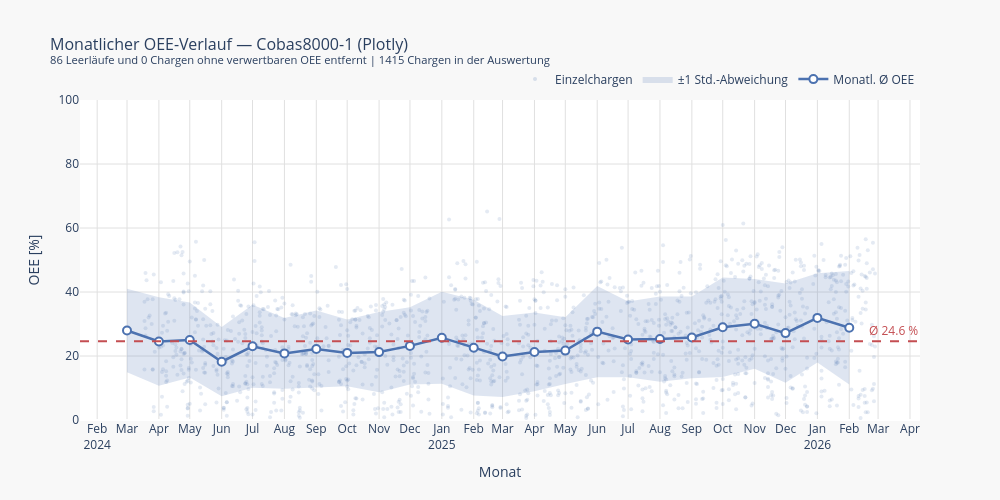

Write notebook code for a chart like this one.
### Markdown cell above
## 3 · Plotly — interaktiv, webbasiert

### Code cell
import plotly.graph_objects as go

# Plotly erzeugt interaktive HTML-Diagramme, die direkt im Notebook rendern.
# Jedes visuelle Element (Scatter, Band, Linie) ist ein eigener "Trace",
# der dem Figure-Objekt hinzugefügt wird. Reihenfolge = Zeichenreihenfolge.

# Hilfsvariablen für die monatlichen Werte
x      = monthly["month_dt"]
y_mean = monthly["mean"]
y_std  = monthly["std"]
y_up   = y_mean + y_std   # obere Bandgrenze
y_lo   = y_mean - y_std   # untere Bandgrenze

fig = go.Figure()

# Trace 1: Einzelchargen im Hintergrund.
# opacity=0.15 macht sie kaum sichtbar, aber beim Hovern über einen Punkt
# erscheinen Datum und exakter OEE-Wert als Tooltip.
fig.add_trace(go.Scatter(
    x=df_line["start"],
    y=df_line["oee_pct"],
    mode="markers",
    name="Einzelchargen",
    marker=dict(color="#4C72B0", size=4, opacity=0.15),
    hovertemplate="Datum: %{x|%Y-%m-%d}<br>OEE: %{y:.1f} %<extra>Einzelcharge</extra>",
))

# Trace 2: ±1σ-Band als geschlossene Fläche.
# Plotly kennt kein fill_between, daher wird der Pfad manuell konstruiert:
# erst von links nach rechts entlang der oberen Grenze, dann rückwärts
# entlang der unteren Grenze – das ergibt eine geschlossene Kurve.
# fill="toself" füllt diese Fläche. Die Linie selbst ist unsichtbar (alpha=0).
fig.add_trace(go.Scatter(
    x=list(x) + list(x[::-1]),
    y=list(y_up) + list(y_lo[::-1]),
    fill="toself",
    fillcolor="rgba(76, 114, 176, 0.18)",
    line=dict(color="rgba(255,255,255,0)"),
    hoverinfo="skip",       # kein Tooltip für die Bandfläche selbst
    showlegend=True,
    name="±1 Std.-Abweichung",
))

# Trace 3: monatliche Mittelwertlinie.
# customdata bündelt Zusatzinfos (σ, Chargenzahl) pro Punkt, die im
# hovertemplate über %{customdata[i]} referenziert werden.
fig.add_trace(go.Scatter(
    x=x,
    y=y_mean,
    mode="lines+markers",
    name="Monatl. Ø OEE",
    line=dict(color="#4C72B0", width=2.5),
    marker=dict(size=8, color="white", line=dict(color="#4C72B0", width=2)),
    hovertemplate=(
        "<b>%{x|%B %Y}</b><br>"
        "Ø OEE: %{y:.1f} %<br>"
        "σ: %{customdata[0]:.1f} %<br>"
        "Chargen: %{customdata[1]}<extra></extra>"
    ),
    customdata=np.column_stack([y_std, monthly["count"]]),
))

# Horizontale Referenzlinie für den Gesamtmittelwert.
# add_hline ist eine Hilfsmethode, die intern ebenfalls einen Shape-Layer erzeugt.
fig.add_hline(
    y=overall_mean,
    line=dict(color="#C44E52", width=2, dash="dash"),
    annotation_text=f"Ø {overall_mean:.1f} %",
    annotation_position="top right",
    annotation_font=dict(color="#C44E52", size=12),
)

# Layout: Achsenbeschriftung, Gitter, Hintergrundfarben.
# hovermode="x unified" zeigt beim Hovern alle Traces an einem X-Wert
# gleichzeitig in einem gemeinsamen Tooltip.
fig.update_layout(
    title=dict(
        text=(
            f"Monatlicher OEE-Verlauf — {LINE_LABEL} (Plotly)<br>"
            f"<sup>{n_zero} Leerläufe und {n_invalid} Chargen ohne verwertbaren OEE entfernt "
            f"| {len(df_line)} Chargen in der Auswertung</sup>"
        ),
        font=dict(size=16),
    ),
    xaxis=dict(
        title="Monat",
        tickformat="%b\n%Y",
        dtick="M1",           # ein Tick pro Monat
        showgrid=True,
        gridcolor="#e0e0e0",
    ),
    yaxis=dict(
        title="OEE [%]",
        range=[0, 100],
        showgrid=True,
        gridcolor="#e0e0e0",
    ),
    legend=dict(orientation="h", yanchor="bottom", y=1.02, xanchor="right", x=1),
    plot_bgcolor="white",
    paper_bgcolor="#f8f8f8",
    width=1000,
    height=500,
    hovermode="x unified",
)


fig.show()

### Figure 1 — Plotly figure (JSON) as saved in the notebook; plotly's stock layout.template omitted (floating-point values rounded to 4 significant figures; data arrays with more than 128 entries replaced by an {"elided": "..."} marker saying what was removed)
{"data": [{"hovertemplate": "Datum: %{x|%Y-%m-%d}<br>OEE: %{y:.1f} %<extra>Einzelcharge</extra>", "marker": {"color": "#4C72B0", "opacity": 0.15, "size": 4}, "mode": "markers", "name": "Einzelchargen", "type": "scatter", "x": {"elided": "1415 str values"}, "y": {"elided": "1415 float values"}}, {"fill": "toself", "fillcolor": "rgba(76, 114, 176, 0.18)", "hoverinfo": "skip", "line": {"color": "rgba(255,255,255,0)"}, "name": "±1 Std.-Abweichung", "showlegend": true, "type": "scatter", "x": ["2024-03-01T00:00:00", "2024-04-01T00:00:00", "2024-05-01T00:00:00", "2024-06-01T00:00:00", "2024-07-01T00:00:00", "2024-08-01T00:00:00", "2024-09-01T00:00:00", "2024-10-01T00:00:00", "2024-11-01T00:00:00", "2024-12-01T00:00:00", "2025-01-01T00:00:00", "2025-02-01T00:00:00", "2025-03-01T00:00:00", "2025-04-01T00:00:00", "2025-05-01T00:00:00", "2025-06-01T00:00:00", "2025-07-01T00:00:00", "2025-08-01T00:00:00", "2025-09-01T00:00:00", "2025-10-01T00:00:00", "2025-11-01T00:00:00", "2025-12-01T00:00:00", "2026-01-01T00:00:00", "2026-02-01T00:00:00", "2026-02-01T00:00:00", "2026-01-01T00:00:00", "2025-12-01T00:00:00", "2025-11-01T00:00:00", "2025-10-01T00:00:00", "2025-09-01T00:00:00", "2025-08-01T00:00:00", "2025-07-01T00:00:00", "2025-06-01T00:00:00", "2025-05-01T00:00:00", "2025-04-01T00:00:00", "2025-03-01T00:00:00", "2025-02-01T00:00:00", "2025-01-01T00:00:00", "2024-12-01T00:00:00", "2024-11-01T00:00:00", "2024-10-01T00:00:00", "2024-09-01T00:00:00", "2024-08-01T00:00:00", "2024-07-01T00:00:00", "2024-06-01T00:00:00", "2024-05-01T00:00:00", "2024-04-01T00:00:00", "2024-03-01T00:00:00"], "y": [41.03, 38.36, 36.69, 29.04, 36.01, 31.86, 34.25, 31.4, 33.77, 35.2, 40.1, 37.55, 32.47, 33.58, 32.12, 41.87, 37.01, 38.59, 38.57, 44.52, 44.1, 42.69, 45.88, 46.54, 11.09, 17.95, 11.62, 16.04, 13.44, 13.01, 11.98, 13.35, 13.35, 11.26, 8.966, 7.208, 7.64, 11.35, 11.11, 8.671, 10.54, 10.1, 9.783, 10.08, 7.397, 13.31, 10.71, 14.94]}, {"customdata": [[13.05, 18.0], [13.83, 68.0], [11.69, 59.0], [10.82, 62.0], [12.96, 64.0], [11.04, 68.0], [12.08, 38.0], [10.43, 60.0], [12.55, 56.0], [12.04, 43.0], [14.38, 58.0], [14.95, 68.0], [12.63, 48.0], [12.31, 66.0], [10.43, 63.0], [14.26, 42.0], [11.83, 62.0], [13.3, 68.0], [12.78, 60.0], [15.54, 78.0], [14.03, 75.0], [15.53, 63.0], [13.96, 71.0], [17.72, 57.0]], "hovertemplate": "<b>%{x|%B %Y}</b><br>Ø OEE: %{y:.1f} %<br>σ: %{customdata[0]:.1f} %<br>Chargen: %{customdata[1]}<extra></extra>", "line": {"color": "#4C72B0", "width": 2.5}, "marker": {"color": "white", "line": {"color": "#4C72B0", "width": 2}, "size": 8}, "mode": "lines+markers", "name": "Monatl. Ø OEE", "type": "scatter", "x": ["2024-03-01T00:00:00.000000", "2024-04-01T00:00:00.000000", "2024-05-01T00:00:00.000000", "2024-06-01T00:00:00.000000", "2024-07-01T00:00:00.000000", "2024-08-01T00:00:00.000000", "2024-09-01T00:00:00.000000", "2024-10-01T00:00:00.000000", "2024-11-01T00:00:00.000000", "2024-12-01T00:00:00.000000", "2025-01-01T00:00:00.000000", "2025-02-01T00:00:00.000000", "2025-03-01T00:00:00.000000", "2025-04-01T00:00:00.000000", "2025-05-01T00:00:00.000000", "2025-06-01T00:00:00.000000", "2025-07-01T00:00:00.000000", "2025-08-01T00:00:00.000000", "2025-09-01T00:00:00.000000", "2025-10-01T00:00:00.000000", "2025-11-01T00:00:00.000000", "2025-12-01T00:00:00.000000", "2026-01-01T00:00:00.000000", "2026-02-01T00:00:00.000000"], "y": [27.99, 24.54, 25.0, 18.22, 23.04, 20.82, 22.18, 20.97, 21.22, 23.16, 25.73, 22.59, 19.84, 21.27, 21.69, 27.61, 25.18, 25.29, 25.79, 28.98, 30.07, 27.15, 31.91, 28.82]}], "layout": {"annotations": [{"font": {"color": "#C44E52", "size": 12}, "showarrow": false, "text": "Ø 24.6 %", "x": 1, "xanchor": "right", "xref": "x domain", "y": 24.61, "yanchor": "bottom", "yref": "y"}], "height": 500, "hovermode": "x unified", "legend": {"orientation": "h", "x": 1, "xanchor": "right", "y": 1.02, "yanchor": "bottom"}, "paper_bgcolor": "#f8f8f8", "plot_bgcolor": "white", "shapes": [{"line": {"color": "#C44E52", "dash": "dash", "width": 2}, "type": "line", "x0": 0, "x1": 1, "xref": "x domain", "y0": 24.61, "y1": 24.61, "yref": "y"}], "title": {"font": {"size": 16}, "text": "Monatlicher OEE-Verlauf — Cobas8000-1 (Plotly)<br><sup>86 Leerläufe und 0 Chargen ohne verwertbaren OEE entfernt | 1415 Chargen in der Auswertung</sup>"}, "width": 1000, "xaxis": {"dtick": "M1", "gridcolor": "#e0e0e0", "showgrid": true, "tickformat": "%b\n%Y", "title": {"text": "Monat"}}, "yaxis": {"gridcolor": "#e0e0e0", "range": [0, 100], "showgrid": true, "title": {"text": "OEE [%]"}}}}
